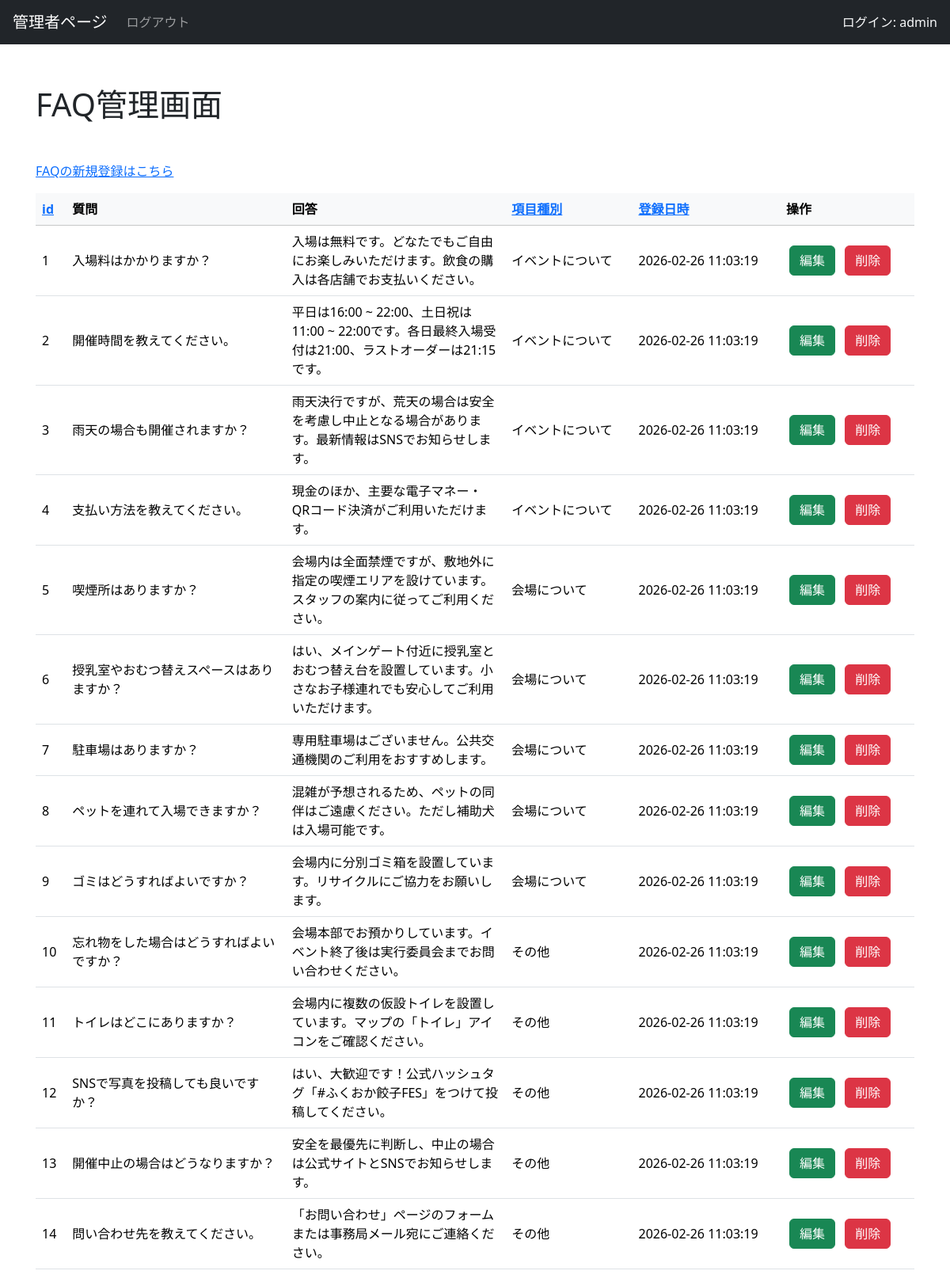
Screenshot of /admin/admin_faq.php (signed in) with the database file from the repository.
### tables this page shows
CREATE TABLE `faq` (
  `id` int(11) NOT NULL,
  `question` varchar(255) NOT NULL,
  `answer` text NOT NULL,
  `type` int(11) NOT NULL,
  `create_date` datetime NOT NULL
);

CREATE TABLE `faq_category` (
  `id` int(11) NOT NULL,
  `category` varchar(255) NOT NULL,
  `create_date` datetime NOT NULL,
  `link_id` varchar(255) NOT NULL
);

### functions/function.php (called while the page is built, shortened)
<?php
function get_sort_params($sortable, $sort, $dir, $default_sort = "id", $default_dir = "asc")
{
    return [
        "sort" => $sort,
        "dir" => $dir,
        "order_by" => $sortable[$sort] . " " . strtoupper($dir),
    ];
}
function next_sort_dir($current_sort, $clicked_sort, $current_dir)
{
    if ($current_sort === $clicked_sort) {
        return $current_dir === "asc" ? "desc" : "asc";
    }
    return "asc";
}

### admin/admin_faq.php (the view, shortened to what this page needs)
<?php
require_once __DIR__ . "/../functions/function.php";
try {
    $db = db_connect();
    $sortable = [
        "faq_id" => "faq.id",
        "category" => "faq_category.category",
        "faq_create_date" => "faq.create_date",
    ];
    $sort_params = get_sort_params(
        $sortable,
        $_GET["sort"] ?? "faq_id",
        $_GET["dir"] ?? "asc",
        "faq_id"
    );
    $sql = "SELECT faq.id AS faq_id, faq.question AS faq_question, faq.answer AS faq_answer, faq.create_date AS faq_create_date, faq_category.category AS category
        FROM faq
        INNER JOIN faq_category ON faq.type = faq_category.id
        ORDER BY " . $sort_params["order_by"];
    $stmt = $db->prepare($sql);
    $stmt->execute();
    $datas = $stmt->fetchAll(PDO::FETCH_ASSOC);
} catch (PDOException $e) {
    set_admin_system_message(MsgContent::COMMON_EXCEPTION->value . $e->getMessage(), MsgStatus::ERROR);
    set_error_log($e->getMessage());
    header("location:index.php");
    exit();
}
?>
<!DOCTYPE html>
<html lang="ja">
<head>
    <link rel="stylesheet" href="https://cdn.jsdelivr.net/npm/bootstrap@5.3.8/dist/css/bootstrap.min.css">
</head>
<body>
    <?php include('admin-header.php'); ?>
    <main role="main" class="container" style="padding:60px 15px 0">
        <h1 class="my-5">FAQ管理画面</h1>
        <a href="faq_add.php">
            <p>FAQの新規登録はこちら</p>
        </a>
        <div class="table-responsive">
            <table class="table table-hover align-middle">
                <thead class="table-light sticky-top">
                    <tr>
                        <th>
                            <a href="?sort=faq_id&dir=<?php echo next_sort_dir($sort_params['sort'], 'faq_id', $sort_params['dir']); ?>">id</a>
                        </th>
                        <th class="w-25">質問</th>
                        <th class="w-25">回答</th>
                        <th>
                            <a href="?sort=category&dir=<?php echo next_sort_dir($sort_params['sort'], 'category', $sort_params['dir']); ?>">項目種別</a>
                        </th>
                        <th>
                            <a href="?sort=faq_create_date&dir=<?php echo next_sort_dir($sort_params['sort'], 'faq_create_date', $sort_params['dir']); ?>">登録日時</a>
                        </th>
                        <th>操作</th>
                    </tr>
                </thead>
                <tbody>
                    <?php foreach ($datas as $data): ?>
                        <tr>
                            <td><?php echo $data["faq_id"]; ?></td>
                            <td><?php echo $data["faq_question"]; ?></td>
                            <td><?php echo $data["faq_answer"]; ?></td>
                            <td><?php echo $data["category"]; ?></td>
                            <td><?php echo $data["faq_create_date"]; ?></td>
                            <td>
                                <a href="faq_edit.php?id=<?php echo $data["faq_id"]; ?>" class="btn btn-success mx-1">編集</a>
                                <a href="faq_delete.php?id=<?php echo $data["faq_id"]; ?>" class="btn btn-danger mx-1">削除</a>
                            </td>
                        </tr>
                    <?php endforeach; ?>
                </tbody>
            </table>
        </div>
    </main>
</body>
</html>

### rows the page displays
faq: id "1", question "入場料はかかりますか？", answer "入場は無料です。どなたでもご自由にお楽しみいただけます。飲食の購入は各店舗でお支払いください。", type.category "イベントについて", create_date "2026-02-26 11:03:19"
faq: id "2", question "開催時間を教えてください。", answer "平日は16:00 ~ 22:00、土日祝は11:00 ~ 22:00です。各日最終入場受付は21:00、ラストオーダーは21:15です。", type.category "イベントについて", create_date "2026-02-26 11:03:19"
faq: id "3", question "雨天の場合も開催されますか？", answer "雨天決行ですが、荒天の場合は安全を考慮し中止となる場合があります。最新情報はSNSでお知らせします。", type.category "イベントについて", create_date "2026-02-26 11:03:19"
faq: id "4", question "支払い方法を教えてください。", answer "現金のほか、主要な電子マネー・QRコード決済がご利用いただけます。", type.category "イベントについて", create_date "2026-02-26 11:03:19"
faq: id "5", question "喫煙所はありますか？", answer "会場内は全面禁煙ですが、敷地外に指定の喫煙エリアを設けています。スタッフの案内に従ってご利用ください。", type.category "会場について", create_date "2026-02-26 11:03:19"
faq: id "6", question "授乳室やおむつ替えスペースはありますか？", answer "はい、メインゲート付近に授乳室とおむつ替え台を設置しています。小さなお子様連れでも安心してご利用いただけます。", type.category "会場について", create_date "2026-02-26 11:03:19"
faq: id "7", question "駐車場はありますか？", answer "専用駐車場はございません。公共交通機関のご利用をおすすめします。", type.category "会場について", create_date "2026-02-26 11:03:19"
faq: id "8", question "ペットを連れて入場できますか？", answer "混雑が予想されるため、ペットの同伴はご遠慮ください。ただし補助犬は入場可能です。", type.category "会場について", create_date "2026-02-26 11:03:19"
faq: id "9", question "ゴミはどうすればよいですか？", answer "会場内に分別ゴミ箱を設置しています。リサイクルにご協力をお願いします。", type.category "会場について", create_date "2026-02-26 11:03:19"
faq: id "10", question "忘れ物をした場合はどうすればよいですか？", answer "会場本部でお預かりしています。イベント終了後は実行委員会までお問い合わせください。", type.category "その他", create_date "2026-02-26 11:03:19"
faq: id "11", question "トイレはどこにありますか？", answer "会場内に複数の仮設トイレを設置しています。マップの「トイレ」アイコンをご確認ください。", type.category "その他", create_date "2026-02-26 11:03:19"
faq: id "12", question "SNSで写真を投稿しても良いですか？", answer "はい、大歓迎です！公式ハッシュタグ「#ふくおか餃子FES」をつけて投稿してください。", type.category "その他", create_date "2026-02-26 11:03:19"
faq: id "13", question "開催中止の場合はどうなりますか？", answer "安全を最優先に判断し、中止の場合は公式サイトとSNSでお知らせします。", type.category "その他", create_date "2026-02-26 11:03:19"
faq: id "14", question "問い合わせ先を教えてください。", answer "「お問い合わせ」ページのフォームまたは事務局メール宛にご連絡ください。", type.category "その他", create_date "2026-02-26 11:03:19"

### other values shown
$_SESSION["admin_user_name"] "admin"
